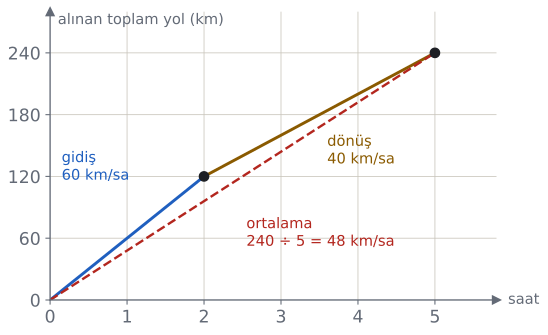

This chart was generated by the following Python code:
import sys; sys.path.insert(0, "tools")
from cizim import *

# 120 km'lik yol: gidiş 60 km/sa (2 saat), dönüş 40 km/sa (3 saat). Toplam yol 240 km, toplam süre 5 saat.
# Ortalama hız 240 / 5 = 48 km/sa: başlangıçtan sona çizilen kesikli doğrunun eğimi.
fig, ax = sekil(6, 3.9)
eksenler(ax, x=(0, 5.8), y=(0, 280), izgara=False)
for t in list(ax.texts): t.remove()
ax.set_xticks([0, 1, 2, 3, 4, 5]); ax.set_yticks([0, 60, 120, 180, 240])
for y in (60, 120, 180, 240): ax.axhline(y, color=CIZGI, lw=0.6, zorder=0)
for x in (1, 2, 3, 4, 5): ax.axvline(x, color=CIZGI, lw=0.6, zorder=0)
ax.plot([0, 2], [0, 120], color=MAVI)
ax.plot([2, 5], [120, 240], color=SARI)
ax.plot([0, 5], [0, 240], color=KIRMIZI, ls="--", lw=1.8)
nokta(ax, 2, 120, renk=YAZI); nokta(ax, 5, 240, renk=YAZI)
ax.text(0.15, 112, "gidiş\n60 km/sa", color=MAVI, fontsize=11, va="bottom")
ax.text(3.6, 162, "dönüş\n40 km/sa", color=SARI, fontsize=11, va="top")
ax.text(2.55, 82, "ortalama\n240 ÷ 5 = 48 km/sa", color=KIRMIZI, fontsize=11, va="top")
ax.text(5.95, 0, "saat", fontsize=11, color=SOLUK, va="center")
ax.text(0.1, 268, "alınan toplam yol (km)", fontsize=11, color=SOLUK)
kaydet(fig, __file__)
